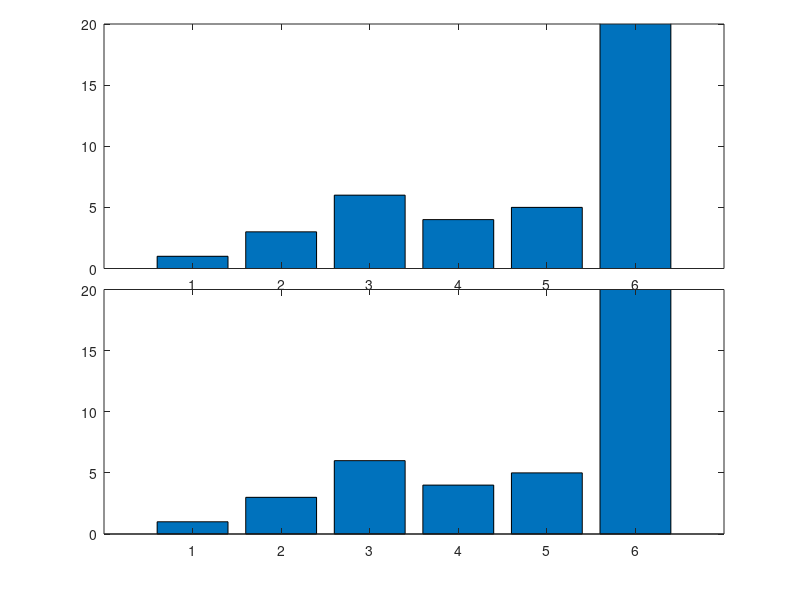

MATLAB code to generate this figure:
a=[1 3 6 4 5 300];

ylim1=[0 20];
ylim2=[100 300];
xlim=[0 length(a)+1];

figure;

% retrieve your default axis pos
clf;
p0=get(gca,'position')
delete(gcf);

% create axis1
%a1=axes('position',[p0(1) p0(2) p0(3)/2-.025 p0(4)]);
a1=axes('position',[p0(1) p0(2) p0(3) p0(4)/2]);
%a2=axes('position',[p0(1) p0(4)/2+.145 p0(3) p0(4)/2])
%barh(a);
bar(a);
set(a1,'ylim',ylim1);
%set(a2,'xlim',xlim,'ylim',ylim2);
%set(a2,'xtick',[]);
%box off;

% create axis2
%a2=axes('position',[p0(1)+p0(3)/2+.025 p0(2) p0(3)/2-.025 p0(4)]);
a2=axes('position',[p0(1) p0(4)/2+.145 p0(3) p0(4)/2])
%a2=axes('position',[p0(1) p0(4)/2+.145 p0(3) p0(4)/2])
%a2=axes('position',[p0(1) p0(2) p0(3) p0(4)/2]);
%barh(a);
bar(a);

set(a2,'ylim',ylim1);
%set(a2,'ylim',ylim2);
%set(a2,'xlim',xlim,'ylim',ylim2);
%set(a2,'xtick',[]);
%set(a2,'xcolor',get(a2,'color'));
%box off

%%%%%%%%%%%%%%%% plotting %%%%%%%%%%%%%%%%%%%%%
output = "break_axis";

%figure;
saveas(1, strcat(output, ".png"));

%box off
